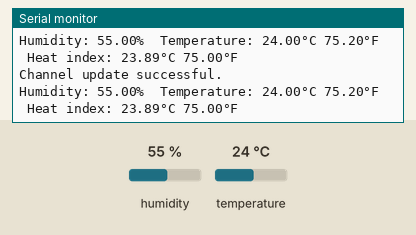
Bench run of a sketch on a simulated Arduino MKR. Parts: the last lines printed to the serial monitor. The test bench sets the inputs (shaded band); at power-on: humidity 55 %, temperature 24 °C. WiFi joins after 1.5 s; servers stay silent unless stated.

Above: at 7.6 s.
7.7 s: humidity set to 22 %
At 9.13 s:
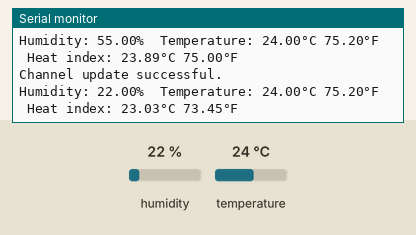
11.2 s: temperature set to 12 °C
At 11.24 s:
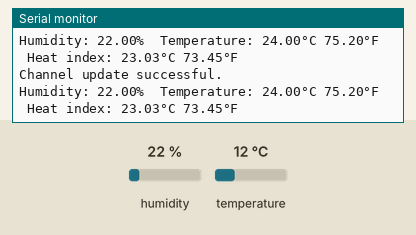
14.7 s: humidity set to 40 %
At 14.85 s:
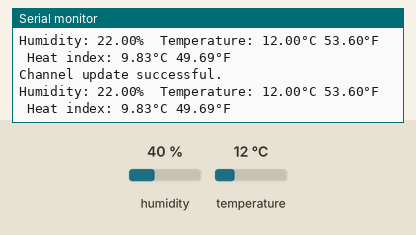
Timing chart, 0 to 17.7 s (numbered marks = the images above; inputs shaded):
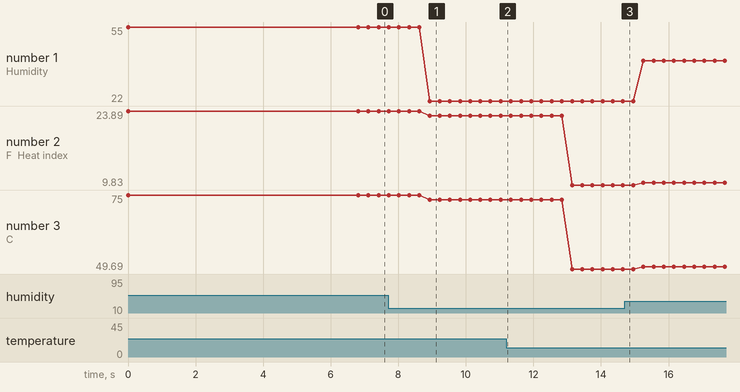

Measured:
- after the input at 7.7 s, the serial monitor: prints a new line after 1.2 s (image 1)
- plotted number 1: 55 → 22 after the input at 7.7 s, 22 → 40 after the input at 14.7 s
- plotted number 2: 23.89 → 23.03 after the input at 7.7 s, 23.03 → 9.83 after the input at 11.2 s, 9.83 → 10.3 after the input at 14.7 s
- plotted number 3: 75 → 73.45 after the input at 7.7 s, 73.45 → 49.69 after the input at 11.2 s, 49.69 → 50.54 after the input at 14.7 s

The sketch:

WriteMultipleFields.ino
```cpp
// (licence header left out)
#include <WiFiNINA.h>
#include "secrets.h"
#include "ThingSpeak.h" // always include thingspeak header file after other header files and custom macros
#include "DHT.h"

#define DHTPIN 2     // Digital pin connected to the DHT sensor
// Feather HUZZAH ESP8266 note: use pins 3, 4, 5, 12, 13 or 14 --
// Pin 15 can work but DHT must be disconnected during program upload.

// Uncomment whatever type you're using!
//#define DHTTYPE DHT11   // DHT 11
#define DHTTYPE DHT22   // DHT 22  (AM2302), AM2321
//#define DHTTYPE DHT21   // DHT 21 (AM2301)


char ssid[] = SECRET_SSID;   // my network SSID (name)
char pass[] = SECRET_PASS;   // my network password
int keyIndex = 0;            // my network key Index number
WiFiClient  client;

unsigned long myChannelNumber = SECRET_CH_ID;
const char * myWriteAPIKey = SECRET_WRITE_APIKEY;

DHT dht(DHTPIN, DHTTYPE);
//Setup
void setup() {

  Serial.begin(9600);
  Serial.println(F("DHTxx test!"));

  dht.begin();
  ThingSpeak.begin(client);  // Initialize ThingSpeak
}

void loop() {
 float h = dht.readHumidity();
  // Read temperature as Celsius (the default)
  float t = dht.readTemperature();
  // Read temperature as Fahrenheit (isFahrenheit = true)
  float f = dht.readTemperature(true);


if (isnan(h) || isnan(t) || isnan(f)) {
    Serial.println(F("Failed to read from DHT sensor!"));
    return;
  }

// Compute heat index in Fahrenheit (the default)
  float hif = dht.computeHeatIndex(f, h);
  // Compute heat index in Celsius (isFahreheit = false)
  float hic = dht.computeHeatIndex(t, h, false);

  Serial.print(F("Humidity: "));
  Serial.print(h);
  Serial.print(F("%  Temperature: "));
  Serial.print(t);
  Serial.print(F("°C "));
  Serial.print(f);
  Serial.print(F("°F  Heat index: "));
  Serial.print(hic);
  Serial.print(F("°C "));
  Serial.print(hif);
  Serial.println(F("°F"));
if(WiFi.status() != WL_CONNECTED){
    Serial.print("Attempting to connect to SSID: ");
    Serial.println(SECRET_SSID);
    while(WiFi.status() != WL_CONNECTED){
      WiFi.begin(ssid, pass);  // Connect to WPA/WPA2 network. Change this line if using open or WEP network
      Serial.print(".");
      delay(5000);
    }
    Serial.println("\nConnected.");
  }


  ThingSpeak.setField(1, h);
  ThingSpeak.setField(2, t);
  ThingSpeak.setField(3, f);

  // write to the ThingSpeak channel
  int x = ThingSpeak.writeFields(myChannelNumber, myWriteAPIKey);
  if(x == 200){
    Serial.println("Channel update successful.");
  }
  else{
    Serial.println("Problem updating channel. HTTP error code " + String(x));
  }


}
```

secrets.h
```cpp
// Use this file to store all of the private credentials
// and connection details

#define SECRET_SSID "Galaxy M114971"		// replace MySSID with your WiFi network name
#define SECRET_PASS "987654321"	// replace MyPassword with your WiFi password

#define SECRET_CH_ID  2250859		// replace 0000000 with your channel number
#define SECRET_WRITE_APIKEY "OSLM6QWD6KZVJGFT"   // replace XYZ with your channel write API Key
```
